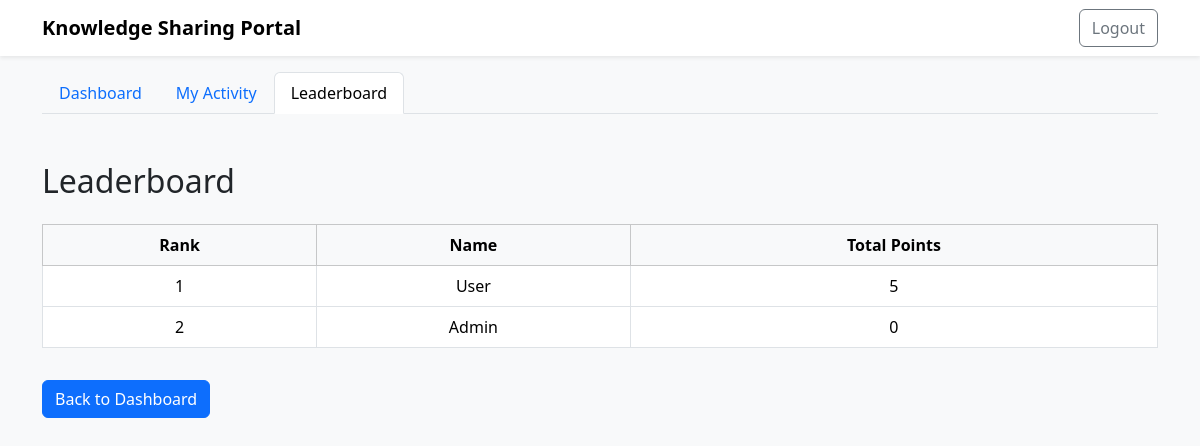
Page /leaderboard (signed in) on the committed database.
### tables this page shows
CREATE TABLE users (
        id INTEGER PRIMARY KEY AUTOINCREMENT,
        name TEXT NOT NULL,
        email TEXT UNIQUE NOT NULL,
        password TEXT NOT NULL,
        role TEXT NOT NULL DEFAULT 'user'
    );

### app.py (the view)
@app.route('/leaderboard')
@token_required
def leaderboard():
    db = get_db()
    leaderboard = db.execute('''
        SELECT u.name, COALESCE(SUM(sa.points_awarded), 0) as total_points
        FROM users u
        LEFT JOIN slot_activity sa ON u.id = sa.user_id
        GROUP BY u.id
        ORDER BY total_points DESC, u.name ASC
    ''').fetchall()
    return render_template('leaderboard.html', leaderboard=leaderboard)

### app.py (called while the page is built)
def get_db():
    if 'db' not in g:
        g.db = sqlite3.connect(app.config['DATABASE'])
        g.db.row_factory = sqlite3.Row
    return g.db

def token_required(f):
    @wraps(f)
    def decorated(*args, **kwargs):
        token = request.cookies.get('token')
        if not token:
            return redirect(url_for('login'))
        try:
            data = jwt.decode(token, app.config['SECRET_KEY'], algorithms=["HS256"])
            g.user = data['email']
        except Exception:
            return redirect(url_for('login'))
        return f(*args, **kwargs)
    return decorated

### templates/leaderboard.html (shortened to what this page needs)
<!DOCTYPE html>
<html lang="en">
<head>
    <link href="https://cdn.jsdelivr.net/npm/bootstrap@5.3.2/dist/css/bootstrap.min.css" rel="stylesheet">
</head>
<body class="bg-light" style="min-height: 100vh;">
    <nav class="navbar navbar-expand-lg navbar-light bg-white shadow-sm">
        <div class="container">
            <a class="navbar-brand fw-bold" href="/dashboard">Knowledge Sharing Portal</a>
            <div class="d-flex">
                <a href="/logout" class="btn btn-outline-secondary">Logout</a>
            </div>
        </div>
    </nav>
    <div class="container mt-3">
        <ul class="nav nav-tabs">
            <li class="nav-item">
                <a class="nav-link" href="/dashboard">Dashboard</a>
            </li>
            <li class="nav-item">
                <a class="nav-link" href="/my-activity">My Activity</a>
            </li>
            <li class="nav-item">
                <a class="nav-link active" href="/leaderboard">Leaderboard</a>
            </li>
        </ul>
    </div>
    <div class="container py-5">
        <h2 class="mb-4">Leaderboard</h2>
        <div class="table-responsive">
            <table class="table table-bordered align-middle text-center bg-white">
                <thead class="table-light">
                    <tr>
                        <th>Rank</th>
                        <th>Name</th>
                        <th>Total Points</th>
                    </tr>
                </thead>
                <tbody>
                    {% for user in leaderboard %}
                    <tr>
                        <td>{{ loop.index }}</td>
                        <td>{{ user['name'] }}</td>
                        <td>{{ user['total_points'] }}</td>
                    </tr>
                    {% else %}
                    <tr><td colspan="3" class="text-muted">No users found.</td></tr>
                    {% endfor %}
                </tbody>
            </table>
        </div>
        <a href="/dashboard" class="btn btn-primary mt-3">Back to Dashboard</a>
    </div>
</body>
</html>

### rows in the picture
users: name "User", total_points "5"
users: name "Admin", total_points "0"
